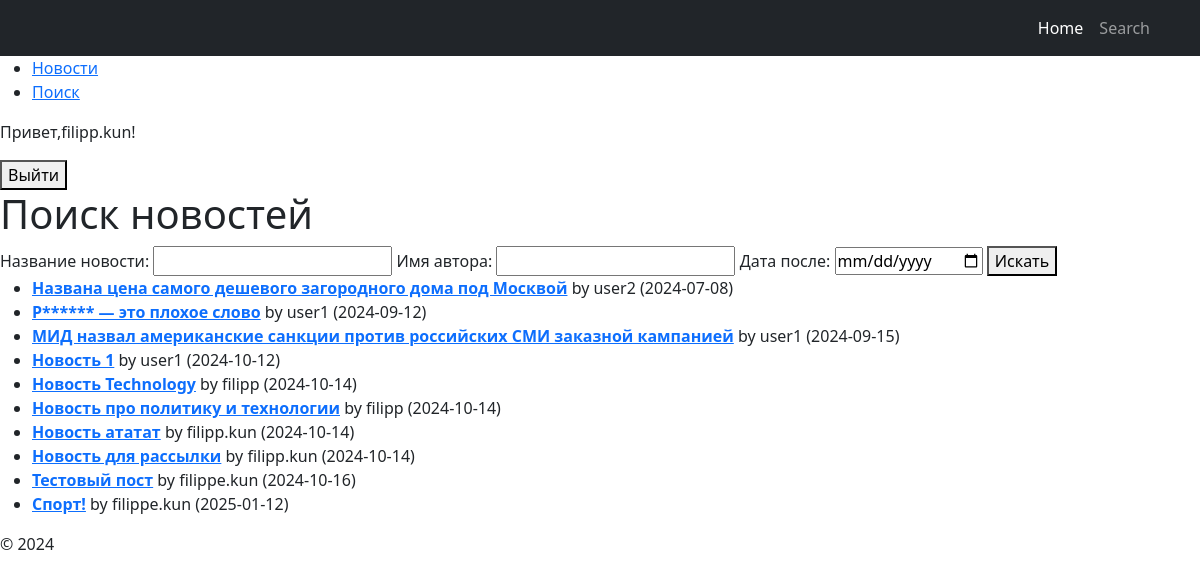
Page /posts/search/ (signed in) on the committed database.
### news/models.py (models this page shows, shortened)
class Post(models.Model):
    ARTICLE = 'AR'
    NEWS = 'NW'
    POST_TYPE_CHOICES = [
        (ARTICLE, 'Article'),
        (NEWS, 'News'),
    ]
    author = models.ForeignKey(Author, on_delete=models.CASCADE)
    post_type = models.CharField(max_length=2, choices=POST_TYPE_CHOICES, default=ARTICLE)
    date_created = models.DateTimeField(auto_now_add=True)
    categories = models.ManyToManyField(Category, through='PostCategory')
    title = models.CharField(max_length=255)
    text = models.TextField()
    rating = models.IntegerField(default=0)

class Author(models.Model):
    user = models.OneToOneField(User, on_delete=models.CASCADE)
    rating = models.IntegerField(default=0)

### news/views.py (the view)
# urls.py: path('posts/search/', views.NewsSearchView.as_view(), name='search'),
class NewsSearchView(FilterView):
    model = Post
    template_name = 'search.html'
    context_object_name = 'posts'
    filterset_class = PostFilter

### news/context_processors.py (called while the page is built)
def is_author(request):
    if request.user.is_authenticated:
        return {'is_author': request.user.groups.filter(name='authors').exists()}
    return {'is_author': False}

### news/templatetags/censor.py (called while the page is built)
@register.filter(name='censor')
def censor(value):
    words = value.split()
    censored_text = []
    for word in words:
        clean_word = word.strip('.,!?')  # Убираем знаки препинания для проверки слова
        if clean_word.lower() in BAD_WORDS:
            censored_word = clean_word[0] + '*' * (len(clean_word) - 1)
            censored_text.append(word.replace(clean_word, censored_word))  # Восстанавливаем знаки препинания
        else:
            censored_text.append(word)
    return ' '.join(censored_text)

### templates/search.html
{% extends "default.html" %}
{% load censor %}
{% load i18n %}
{% block content %}
<h1>{% trans "Поиск новостей" %}</h1>
<form method="get" action="{% url 'search' %}">
    <label for="title">{% trans "Название новости" %}:</label>
    <input type="text" name="title" id="title" value="{{ request.GET.title }}">
    <label for="author">{% trans "Имя автора" %}:</label>
    <input type="text" name="author" id="author" value="{{ request.GET.author }}">
    <label for="date_after">{% trans "Дата после" %}:</label>
    <input type="date" name="date_after" id="date_after" value="{{ request.GET.date_after }}">
    <button type="submit">{% trans "Искать" %}</button>
</form>
{% if posts %}
    <ul>
        {% for post in posts %}
            <li>
                <a href="{% url 'post_detail' post.pk %}"><strong>{{ post.title|censor }}</strong></a>
                by {{ post.author.user.username }} ({{ post.date_created|date:"Y-m-d" }})
            </li>
        {% endfor %}
    </ul>
{% else %}
    <p>{% trans "Новостей не найдено. Попробуйте изменить критерии поиска!" %}</p>
{% endif %}
{% endblock %}

### templates/default.html (shortened to what this page needs)
{% load static %}
{% load i18n %}
<!DOCTYPE html>
<html lang="en">
<head>
    <title>{% block title %}{% trans "Новостной сайт" as trans_var %}{% endblock %}</title>
    <link href="https://cdn.jsdelivr.net/npm/bootstrap@5.2.3/dist/css/bootstrap.min.css" rel="stylesheet">
    <link rel="stylesheet" href="{% static 'css/styles.css' %}">
    <nav class="navbar navbar-expand-lg navbar-dark bg-dark">
    <div class="container">
        <div class="collapse navbar-collapse" id="navbarSupportedContent">
            <ul class="navbar-nav ms-auto mb-2 mb-lg-0">
                <li class="nav-item"><a class="nav-link active" aria-current="page" href="{% url 'post_list' %}">Home</a></li>
                <li class="nav-item"><a class="nav-link" href="{% url 'search' %}">Search</a></li>
            </ul>
        </div>
    </div>
</nav>
</head>
<body>
    <header>
        <nav>
            <ul>
                <li><a href="{% url 'post_list' %}">{% trans "Новости" %}</a></li>
                <li><a href="{% url 'search' %}">{% trans "Поиск" %}</a></li>
            </ul>
            <div>
                {% if user.is_authenticated %}
                    <p>{% trans "Привет," %}{{ user.username }}!</p>
                    <form method="post" action="{% url 'account_logout' %}">
                        <button type="submit">{% trans "Выйти" %}</button>
                    </form>
                {% else %}
                    <a href="{% url 'account_login' %}">{% trans "Войти" %}</a>
                    <a href="{% url 'account_signup' %}">{% trans "Регистрация" %}</a>
                {% endif %}
            </div>
        </nav>
    </header>
    <main>
        {% block content %}{% endblock %}
    </main>
    <footer>
        <p>© 2024 {{trans_var}}</p>
    </footer>
</body>
</html>

### rows in the picture
Post: title|censor "Названа цена самого дешевого загородного дома под Москвой", author.user.username "user2", date_created "2024-07-08"
Post: title|censor "Р****** — это плохое слово", author.user.username "user1", date_created "2024-09-12"
Post: title|censor "МИД назвал американские санкции против российских СМИ заказной кампанией", author.user.username "user1", date_created "2024-09-15"
Post: title|censor "Новость 1", author.user.username "user1", date_created "2024-10-12"
Post: title|censor "Новость Technology", author.user.username "filipp", date_created "2024-10-14"
Post: title|censor "Новость про политику и технологии", author.user.username "filipp", date_created "2024-10-14"
Post: title|censor "Новость ататат", author.user.username "filipp.kun", date_created "2024-10-14"
Post: title|censor "Новость для рассылки", author.user.username "filipp.kun", date_created "2024-10-14"
Post: title|censor "Тестовый пост", author.user.username "filippe.kun", date_created "2024-10-16"
Post: title|censor "Спорт!", author.user.username "filippe.kun", date_created "2025-01-12"

### other values in the picture
{{ user.username }} "filipp.kun"
